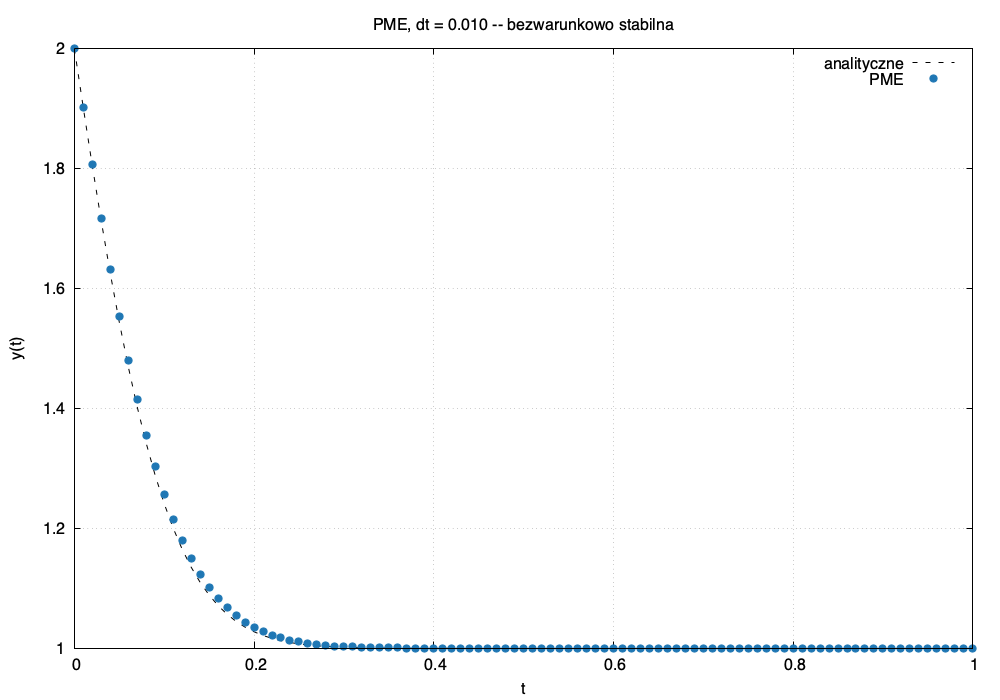

The gnuplot source for this figure:
set terminal pngcairo size 1000,700 font "sans,12"
set output "pme.png"
set title  "PME, dt = 0.010 -- bezwarunkowo stabilna"
set xlabel "t"
set ylabel "y(t)"
set xrange [0:1]
set grid
set key top right
plot "pme.dat" u 1:2 w l  lw 1 dt 2 lc rgb "black"    t "analityczne", \
     ""       u 1:3 w p  pt 7 ps 1.2 lc rgb "#1f77b4" t "PME"
